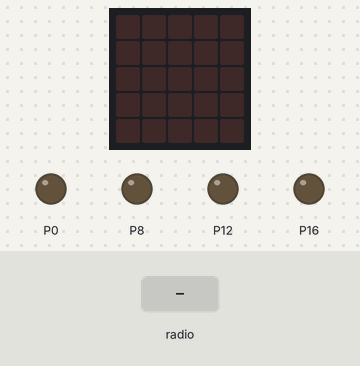
Bench run of a program on a simulated BBC micro:bit running MicroPython. On the bench: the board's 5×5 LED display, output pins drawn as LEDs (lit = HIGH). The inputs (shaded band) are chosen by the test bench.

Above: at 1.2 s.
1.3 s: radio message "left" arrives
At 1.9 s:
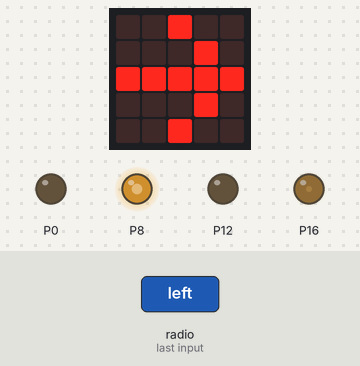
2.8 s: radio message "right" arrives
At 3.3 s:
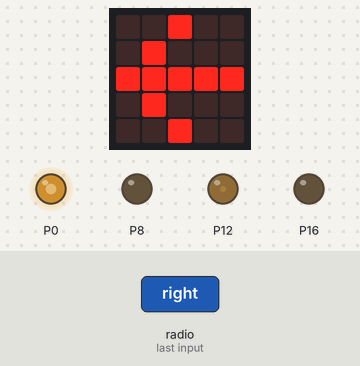
4.3 s: radio message "forward" arrives
At 5.5 s:
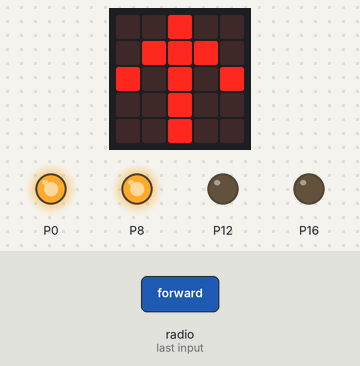
5.8 s: radio message "reverse" arrives
At 6.8 s:
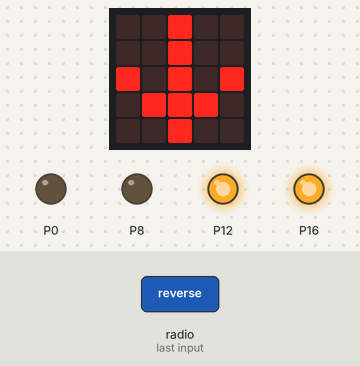
7.3 s: radio message "stop" arrives
At 8.0 s:
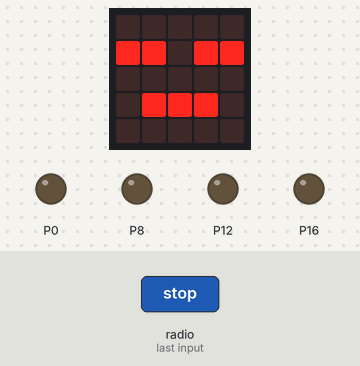
Timing chart, 0 to 9.8 s (numbered marks = the images above; inputs shaded):
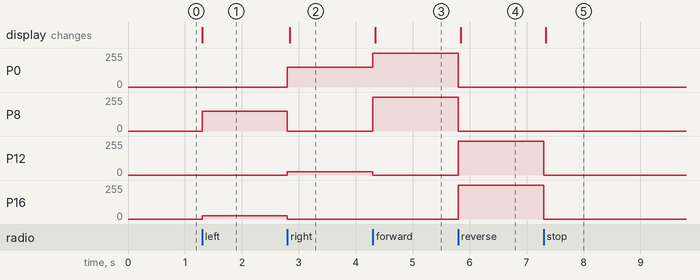

Measured:
- after the input at 1.3 s, P8: 0/255 → 148/255 at once; P16: 0/255 → 25/255 at once; the display: changes at once (image 1)
- after the input at 2.8 s, P0: 0/255 → 148/255 at once; P8: 148/255 → 0/255 at once; P12: 0/255 → 25/255 at once; P16: 25/255 → 0/255 at once; the display: changes at once (image 2)
- after the input at 4.3 s, P0: 148/255 → 255/255 at once; P8: 0/255 → 255/255 at once; P12: 25/255 → 0/255 at once; the display: changes at once (image 3)
- after the input at 5.8 s, P0, P8: 255/255 → 0/255 at once; P12, P16: 0/255 → 255/255 at once; the display: changes at once (image 4)
- after the input at 7.3 s, P12, P16: 255/255 → 0/255 at once; the display: changes at once (image 5)

The program:

receiver_code_the_robot.py
```python
from microbit import *
import radio
radio.config(channel=20)
radio.on()
radio.config(power=7)


while True:
    incoming = radio.receive()
    if incoming == "left":              # SMOOTH LEFT TURN
        display.show(Image.ARROW_E)
        pin8.write_analog(593)          # Right motor (Motor A) at 58% spped
        pin12.write_digital(0)
        pin0.write_digital(0)
        pin16.write_analog(102)         # Left motor(Motor B) at 10% spped
        sleep(100)
    elif incoming == "right":           # SMOOTH RIGHT TURN
        display.show(Image.ARROW_W)
        pin8.write_digital(0)
        pin12.write_analog(102)         # Right motor (Motor A) at 10% spped
        pin0.write_analog(593)          # Left motor (Motor B) at 58% spped
        pin16.write_digital(0)
    elif incoming == "forward":         #MOVE FORWARD AT 100% speed
        display.show(Image.ARROW_N)
        pin8.write_digital(1)
        pin12.write_digital(0)
        pin0.write_digital(1)
        pin16.write_digital(0)

    elif incoming == "reverse":
        display.show(Image.ARROW_S)     #REVERSE AT 100% spped
        pin8.write_digital(0)
        pin12.write_digital(1)
        pin0.write_digital(0)
        pin16.write_digital(1)

    elif incoming == "stop":            #STOP MOTORS
        display.show(Image.ASLEEP)
        pin8.write_digital(0)
        pin12.write_digital(0)
        pin0.write_digital(0)
        pin16.write_digital(0)
```
